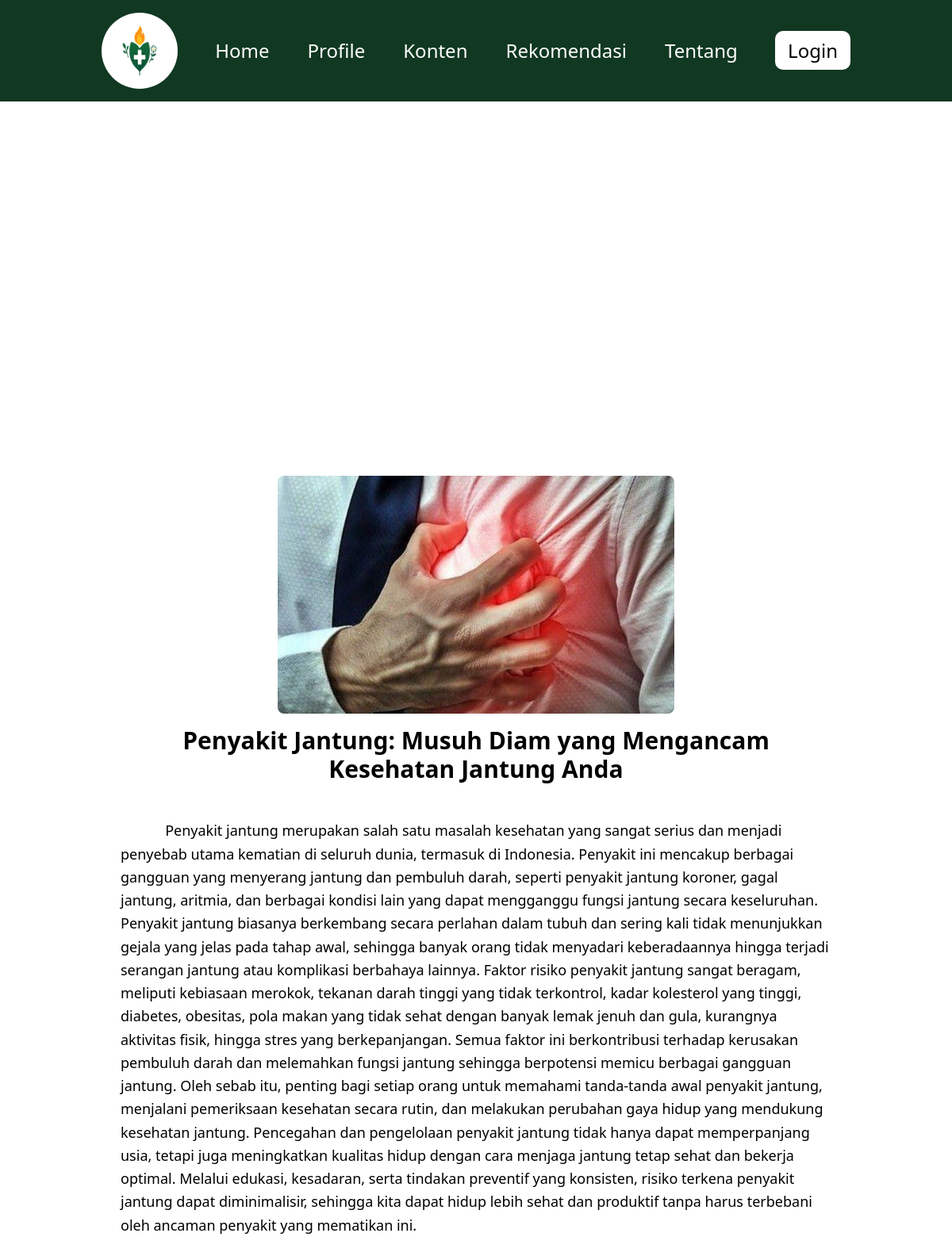
Screenshot of /user/home.php?page=tampilan_artikel&id=30 with the database file from the repository.
### tables this page shows
CREATE TABLE `konten` (
  `id` int NOT NULL,
  `judul` varchar(200) NOT NULL,
  `deskripsi` text NOT NULL,
  `gambar` varchar(255) DEFAULT NULL,
  `tipe_konten` enum('Artikel','Video') NOT NULL,
  `isi_artikel` text,
  `video_link` varchar(255) DEFAULT NULL
);

### user/home.php (called while the page is built, shortened)
<?php
include __DIR__ . '/../config/koneksi.php';
include __DIR__ . '/../config/function_tampilartikel.php';
$page = $_GET['page'] ?? 'home';
switch ($page) {
    case 'tampilan_artikel':
        $artikel_id = $_GET['id'] ?? 0;
        $artikel = getArtikelById($conn, $artikel_id);
        if (!$artikel) {
            $pageTitle = "Artikel Tidak Ditemukan";
            $content = "<p>Maaf, artikel tidak ditemukan.</p>";
        } else {
            include __DIR__ . '/../includes/tampilan_artikel.php';
        }
        break;
}
include __DIR__ . '/../includes/app.php';

### config/function_tampilartikel.php (called while the page is built, shortened)
<?php
function getArtikelById($conn, $id) {
    $id = (int)$id;
    $query = "SELECT * FROM konten WHERE id = $id AND tipe_konten = 'Artikel'";
    $result = mysqli_query($conn, $query);
    $artikel = mysqli_fetch_assoc($result);
    return $artikel ?: false;
}
?>

### includes/tampilan_artikel.php (the view, shortened to what this page needs)
<?php
$gambar_path = $artikel['gambar'] ? '../assets/img/artikel/' . $artikel['gambar'] : 'default.jpg';
?>
<div class="flex items-center justify-center min-h-screen p-10">
    <div class="max-w-4xl w-full">
        <div class="mb-4 text-center">
            <img src="<?= htmlspecialchars($gambar_path) ?>" alt="<?= htmlspecialchars($artikel['judul']) ?>"
                class="rounded-lg mx-auto" style="width: 500px; height: 300px; object-fit:cover "/>
        </div>
        <h1 class="text-3xl font-bold mb-4 text-center"><?= htmlspecialchars($artikel['judul']) ?></h1>
        <div class="text-lg leading-relaxed whitespace-pre-wrap">
            <?= nl2br(htmlspecialchars($artikel['isi_artikel'])) ?>
        </div>
    </div>
</div>

### rows the page displays
konten: gambar (picture), judul "Penyakit Jantung: Musuh Diam yang Mengancam Kesehatan Jantung Anda", isi_artikel "Penyakit jantung merupakan salah satu masalah kesehatan yang sangat serius dan menjadi penyebab utama kematian di seluruh dunia, termasuk di Indonesia. Penyakit ini mencakup berbagai gangguan yang menyerang jantung dan pembuluh darah, seperti penyakit jantung koroner, gagal jantung, aritmia, dan berbagai kondisi lain yang dapat mengganggu fungsi jantung secara keseluruhan. Penyakit jantung biasanya berkembang secara perlahan dalam tubuh dan sering kali tidak menunjukkan gejala yang jelas pada tahap awal, sehingga banyak orang tidak menyadari keberadaannya hingga terjadi serangan jantung atau komplikasi berbahaya lainnya. Faktor risiko penyakit jantung sangat beragam, meliputi kebiasaan…"
